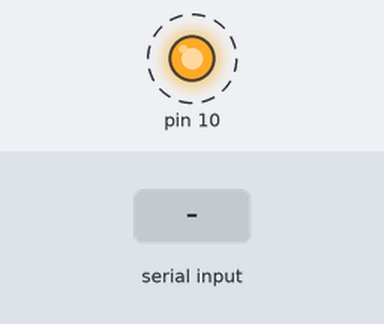
Bench run of a sketch on a simulated Arduino Uno, built with avr-gcc and run on an emulated ATmega328P. Parts: output pins drawn as LEDs (lit = HIGH). Dashed ring = blinking. The inputs (shaded band) are chosen by the test bench. What the sketch prints to the serial monitor is not drawn.

Above: at 1.25 s.
1.3 s: "a" received over Serial
Timing chart, 0 to 10.3 s (numbered marks = the images above; inputs shaded):
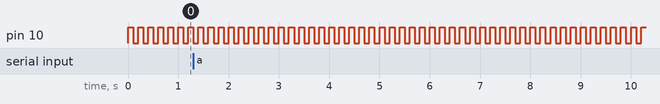

The sketch:

pizeoBuzzTest.ino
```cpp
void setup() {
  // put your setup code here, to run once:
pinMode(10,OUTPUT);
Serial.begin(9600);
}
uint8_t var=0;
void loop() {
  // put your main code here, to run repeatedly:
  if(Serial.available()){
    if(Serial.read()=='a'){
      var=var<255?var+1:255;
      }
      if(Serial.read()=='d'){
         var=var>0?var-1:0;
        }
        Serial.println(var);
         analogWrite(10,var);
    }
    digitalWrite(10,1);
    delay(100);
   digitalWrite(10,0);
  delay(100);

}
```

Measured:
- by itself, pin 10: alternates HIGH for 0.10 s and LOW for 0.10 s
